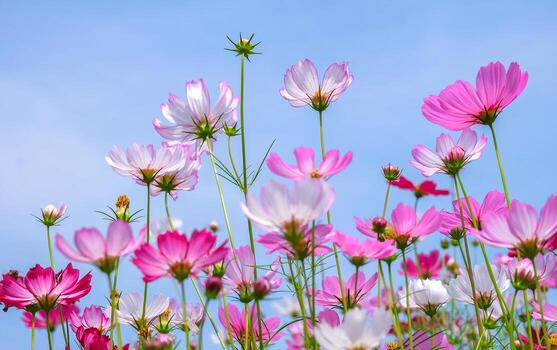
#> input picture Imagenes lab/4.jpg, 557 x 350 px
$ jupyter execute tridimension.ipynb
#> lines starting #> are read from the running program, lines starting #| are printed output that depends on the picture
# Laboratorio 2 - Problema 3

# Visualización tridimensional de una imagen en escala de grises

## Objetivo

Implementar una función que permita representar una imagen en escala de grises como una superficie tridimensional, donde los ejes X e Y representan la posición espacial de cada píxel y el eje Z representa la intensidad de gris.

## Fundamento teórico

Una imagen en escala de grises puede interpretarse como una matriz bidimensional en la que cada elemento representa la intensidad luminosa de un píxel.

Al representar esta matriz en un espacio tridimensional:

- El eje **X** representa las columnas de la imagen.
- El eje **Y** representa las filas.
- El eje **Z** representa la intensidad del píxel, cuyos valores se encuentran entre 0 y 255.

Esta representación facilita el análisis de cambios de intensidad, relieve de la imagen y variaciones de iluminación.

[cell 1]
import cv2
import numpy as np
import matplotlib.pyplot as plt

from mpl_toolkits.mplot3d import Axes3D

## Carga de la imagen

Se carga una imagen a color y posteriormente se convierte a escala de grises para poder representar únicamente la intensidad de cada píxel.

[cell 2]
ruta = "../Imagenes lab/4.jpg"

imagen = cv2.imread(ruta)
#> imagen is the input picture: shape (350, 557, 3); mean B, G, R 206.2, 166.7, 169.2

if imagen is None:
    raise Exception("No fue posible cargar la imagen.")

gris = cv2.cvtColor(imagen, cv2.COLOR_BGR2GRAY)
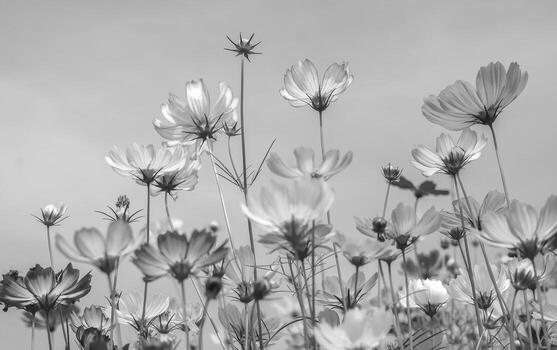
#> gris: shape (350, 557); min 11, max 255, mean 171.9

plt.figure(figsize=(6,6))
plt.imshow(gris, cmap="gray")
plt.title("Imagen en escala de grises")
plt.axis("off")
plt.show()

## Implementación de la función

La siguiente función genera una representación tridimensional utilizando la intensidad de los píxeles como altura sobre el plano XY.

[cell 3]
def mostrar_superficie_3d(imagen_gris):

    filas, columnas = imagen_gris.shape
#> filas = 350; columnas = 557

    X, Y = np.meshgrid(
        np.arange(columnas),
        np.arange(filas)
    )

    fig = plt.figure(figsize=(12,8))

    ax = fig.add_subplot(111, projection="3d")

    superficie = ax.plot_surface(
        X,
        Y,
        imagen_gris,
        cmap="gray",
        edgecolor="none"
    )
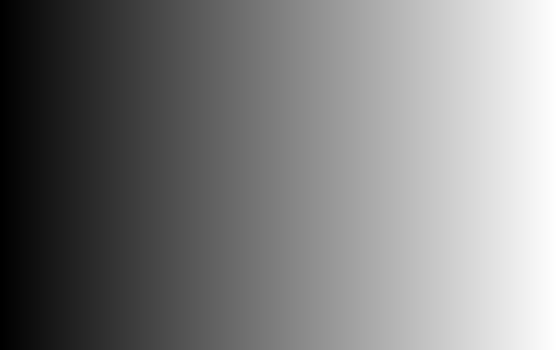
#> X: shape (350, 557) int64; min 0, max 556, mean 278; drawn with min black and max white

    ax.set_title("Representación 3D de la imagen")

    ax.set_xlabel("Eje X")
    ax.set_ylabel("Eje Y")
    ax.set_zlabel("Intensidad")

    fig.colorbar(
        superficie,
        shrink=0.6,
        label="Nivel de gris"
    )

    plt.show()
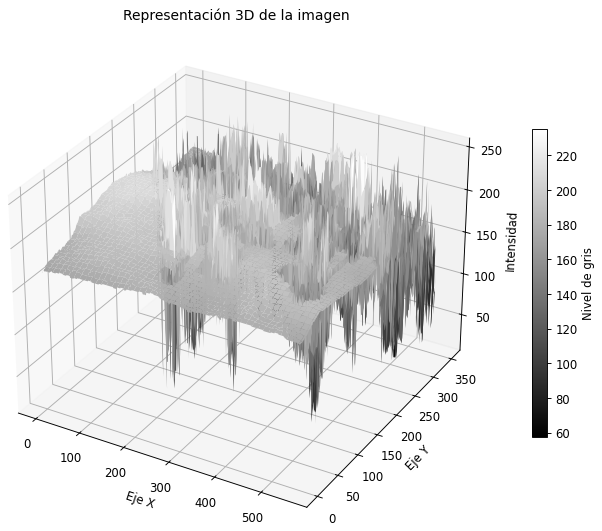
#> figure drawn by matplotlib, 2 panels

## Visualización tridimensional

Se aplica la función desarrollada para obtener la representación tridimensional de la imagen en escala de grises.

[cell 4]
mostrar_superficie_3d(gris)

## Comparación entre la imagen original y su representación tridimensional

Para facilitar la interpretación de los resultados, se presenta la imagen original junto con la superficie tridimensional obtenida.

[cell 5]
fig = plt.figure(figsize=(16,6))

# Imagen original

ax1 = fig.add_subplot(1,2,1)

ax1.imshow(gris, cmap="gray")

ax1.set_title("Imagen en escala de grises")

ax1.axis("off")

# Superficie

filas, columnas = gris.shape
#> filas = 350; columnas = 557

X, Y = np.meshgrid(
    np.arange(columnas),
    np.arange(filas)
)

ax2 = fig.add_subplot(1,2,2, projection="3d")

ax2.plot_surface(
    X,
    Y,
    gris,
    cmap="gray",
    edgecolor="none"
)

ax2.set_title("Superficie 3D")

ax2.set_xlabel("X")
ax2.set_ylabel("Y")
ax2.set_zlabel("Intensidad")

plt.show()
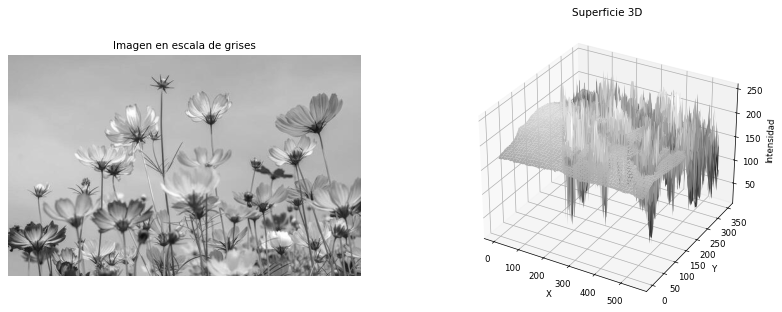
#> figure drawn by matplotlib, 2 panels

$ run again, with Imagenes lab/1.jpg copied over Imagenes lab/4.jpg
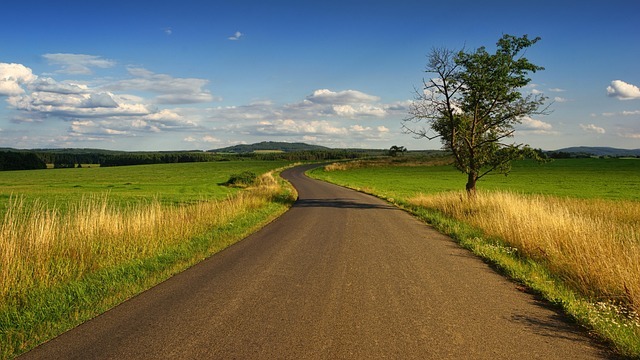
#> input picture Imagenes lab/1.jpg, 640 x 360 px
#> imagen is the input picture: shape (360, 640, 3); mean B, G, R 88.9, 113.5, 113
#> `gris = cv2.cvtColor(imagen, cv2.COLOR_BGR2GRAY)`:
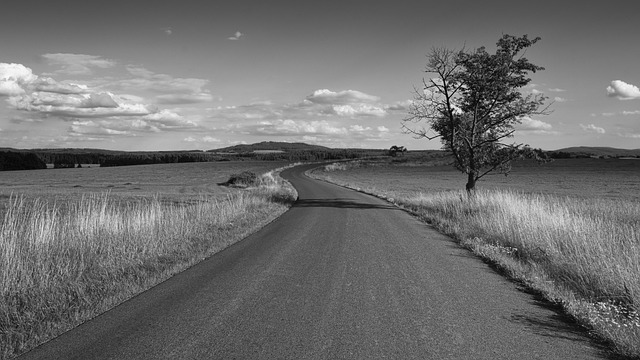
#> gris: shape (360, 640); min 0, max 253, mean 110.5
#> `plt.show()`:
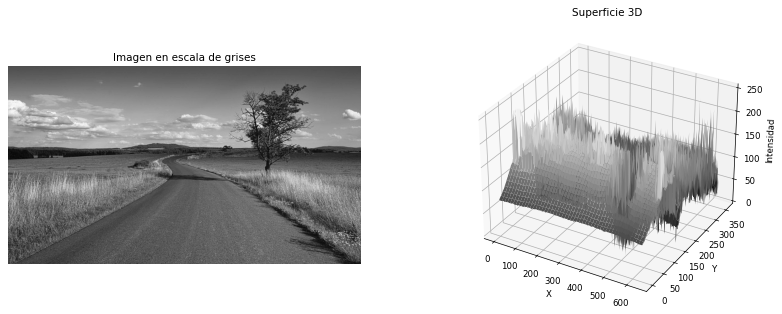
#> figure drawn by matplotlib, 2 panels

$ run again, with Imagenes lab/2.jpg copied over Imagenes lab/4.jpg
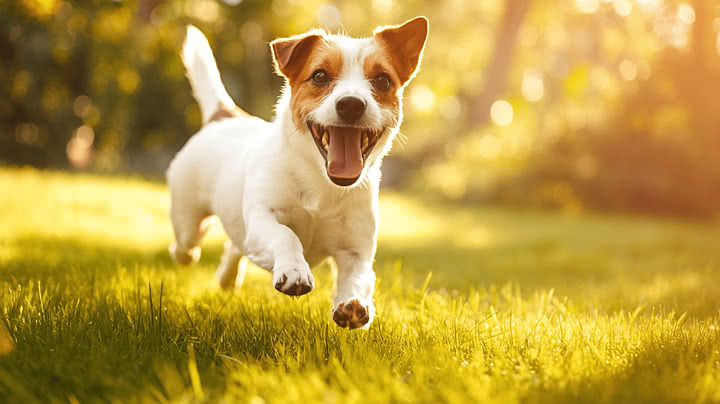
#> input picture Imagenes lab/2.jpg, 720 x 404 px
#> imagen is the input picture: shape (404, 720, 3); mean B, G, R 67.3, 155.8, 187.4
#> `gris = cv2.cvtColor(imagen, cv2.COLOR_BGR2GRAY)`:
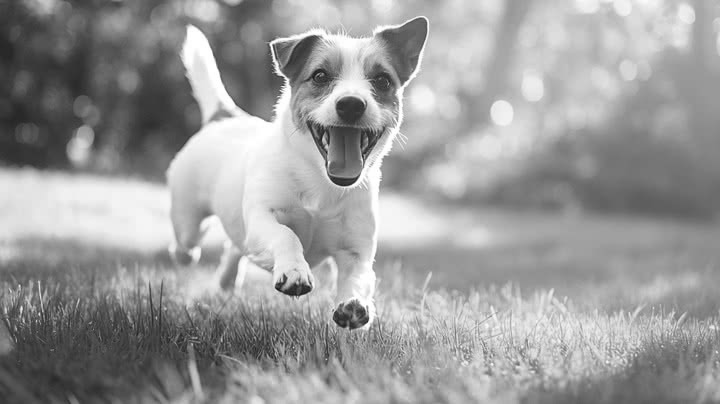
#> gris: shape (404, 720); min 22, max 255, mean 155.2
#> `plt.show()`:
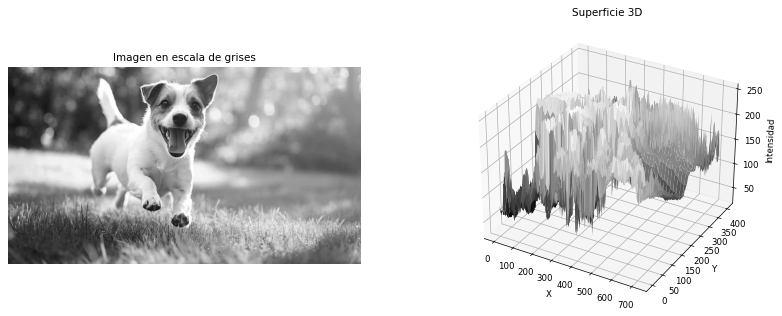
#> figure drawn by matplotlib, 2 panels

$ run again, with Imagenes lab/3.jpg copied over Imagenes lab/4.jpg
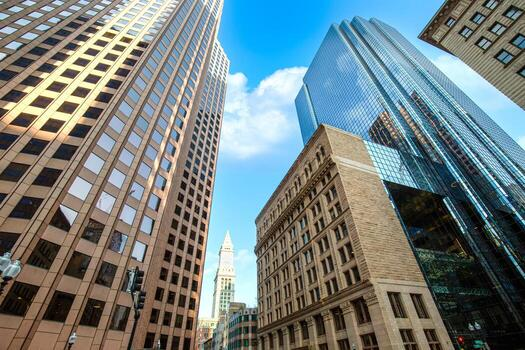
#> input picture Imagenes lab/3.jpg, 525 x 350 px
#> imagen is the input picture: shape (350, 525, 3); mean B, G, R 128.2, 127.8, 115.8
#> `gris = cv2.cvtColor(imagen, cv2.COLOR_BGR2GRAY)`:
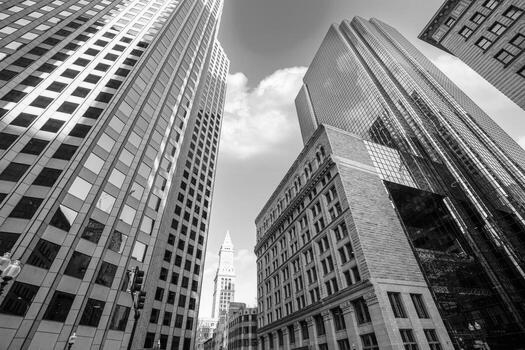
#> gris: shape (350, 525); min 0, max 255, mean 124.2
#> `plt.show()`:
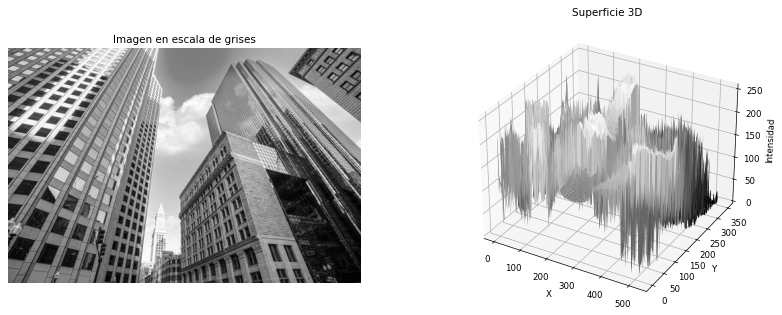
#> figure drawn by matplotlib, 2 panels
